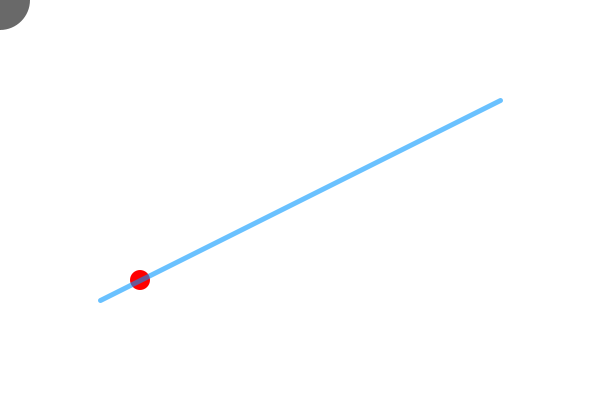
Frame 1 (no input)
Frame 60 (the mouse pressed at the canvas centre just before this capture): identical to frame 1, image omitted
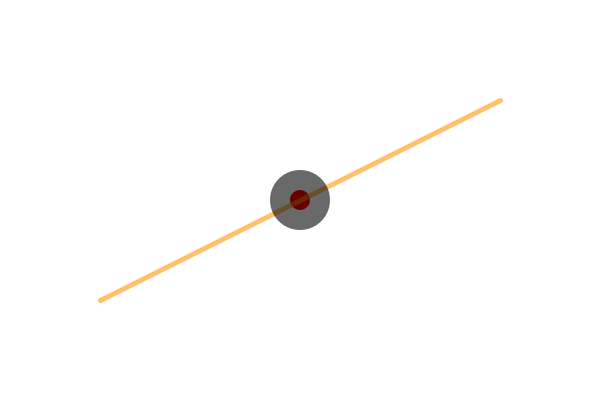
Frame 120 (the mouse held since frame 60 and released just before this capture)

The Processing sketch that drew these frames (run headless with seeded random() and noise(); from frame 60 on, the mouse is pressed at the canvas centre):

// Processing sketch: LineCircle
// ── LineCircle.pde

/*
LINE/CIRCLE
 Jeff Thompson | 2015 | www.jeffreythompson.org
 
 Via this example by Philip Nicoletti:
 http://www.codeguru.com/forum/showthread.php?threadid=194400
 
 */

float cx = 0;      // circle position (set by mouse)
float cy = 0;
float r =  30;     // circle radius

float x1 = 100;    // coordinates of line
float y1 = 300;
float x2 = 500;
float y2 = 100;


void setup() {
  size(600,400);
  
  strokeWeight(5);    // make it a little easier to see the line
}


void draw() {
  background(255);
  
  // update circle to mouse position
  cx = mouseX;
  cy = mouseY;
  
  // check for collision
  // if hit, change line's stroke color
  boolean hit = lineCircle(x1,y1, x2,y2, cx,cy,r);
  if (hit) stroke(255,150,0, 150);
  else stroke(0,150,255, 150);
  line(x1,y1, x2,y2);
  
  // draw the circle
  fill(0, 150);
  noStroke();
  ellipse(cx,cy, r*2,r*2);  
}


// LINE/CIRCLE
boolean lineCircle(float x1, float y1, float x2, float y2, float cx, float cy, float r) {

  // is either end INSIDE the circle?
  // if so, return true immediately
  boolean inside1 = pointCircle(x1,y1, cx,cy,r);
  boolean inside2 = pointCircle(x2,y2, cx,cy,r);
  if (inside1 || inside2) return true;
  
  // get length of the line
  float distX = x1 - x2;
  float distY = y1 - y2;
  float len = sqrt( (distX*distX) + (distY*distY) );

  // get dot product of the line and circle
  float dot = ( ((cx-x1)*(x2-x1)) + ((cy-y1)*(y2-y1)) ) / pow(len,2);

  // find the closest point on the line
  float closestX = x1 + (dot * (x2-x1));
  float closestY = y1 + (dot * (y2-y1));
  
  // is this point actually on the line segment?
  // if so keep going, but if not, return false
  boolean onSegment = linePoint(x1,y1,x2,y2, closestX,closestY);
  if (!onSegment) return false;

  // optionally, draw a circle at the closest point on the line
  fill(255,0,0);
  noStroke();
  ellipse(closestX, closestY, 20, 20);

  // get distance to closest point
  distX = closestX - cx;
  distY = closestY - cy;
  float distance = sqrt( (distX*distX) + (distY*distY) );

  if (distance <= r) {
    return true;
  }
  return false;
}


// LINE/POINT
boolean linePoint(float x1, float y1, float x2, float y2, float px, float py) {
  
  // get distance from the point to the two ends of the line
  float d1 = dist(px,py, x1,y1);
  float d2 = dist(px,py, x2,y2);
  
  // get the length of the line
  float lineLen = dist(x1,y1, x2,y2);
  
  // since floats are so minutely accurate, add
  // a little buffer zone that will give collision
  float buffer = 0.1;    // higher # = less accurate
  
  // if the two distances are equal to the line's length, the
  // point is on the line!
  // note we use the buffer here to give a range, rather than one #
  if (d1+d2 >= lineLen-buffer && d1+d2 <= lineLen+buffer) {
    return true;
  }
  return false;
}


// POINT/CIRCLE
boolean pointCircle(float px, float py, float cx, float cy, float r) {
  
  // get distance between the point and circle's center
  // using the Pythagorean Theorem
  float distX = px - cx;
  float distY = py - cy;
  float distance = sqrt( (distX*distX) + (distY*distY) );

  // if the distance is less than the circle's 
  // radius the point is inside!
  if (distance <= r) {
    return true;
  }
  return false;
}
